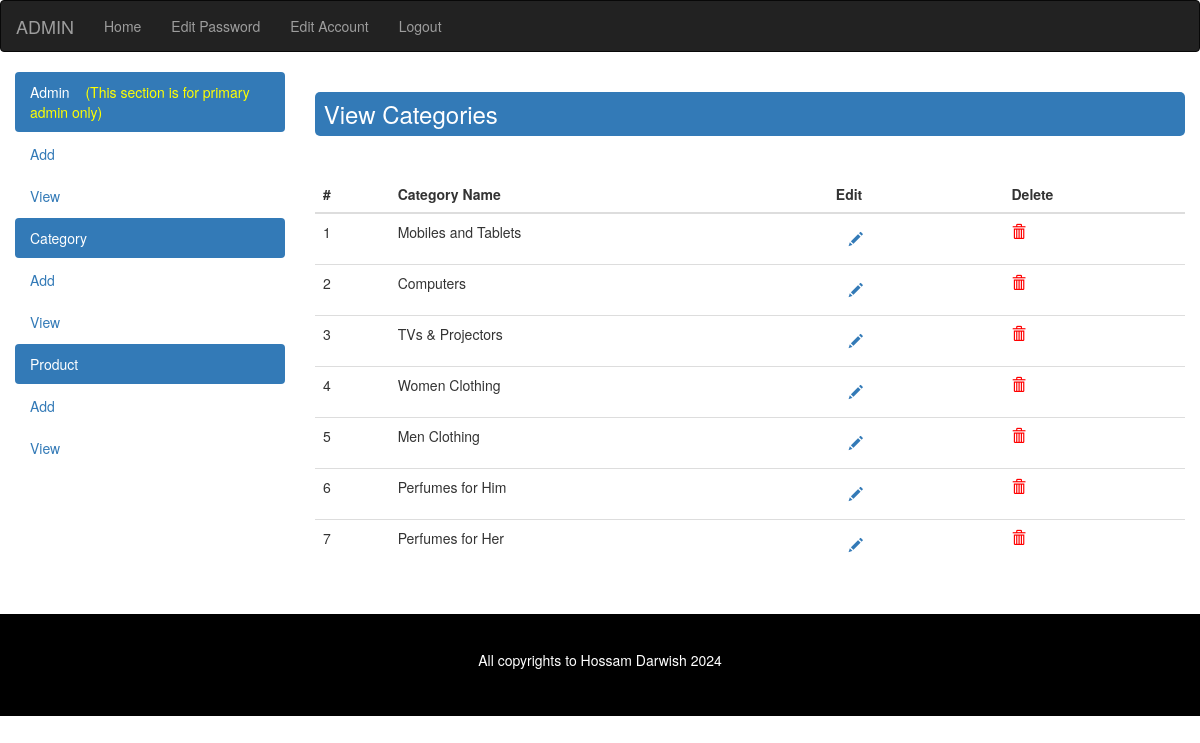
The page /admin/view_category.php (signed in) on the database as committed earlier.
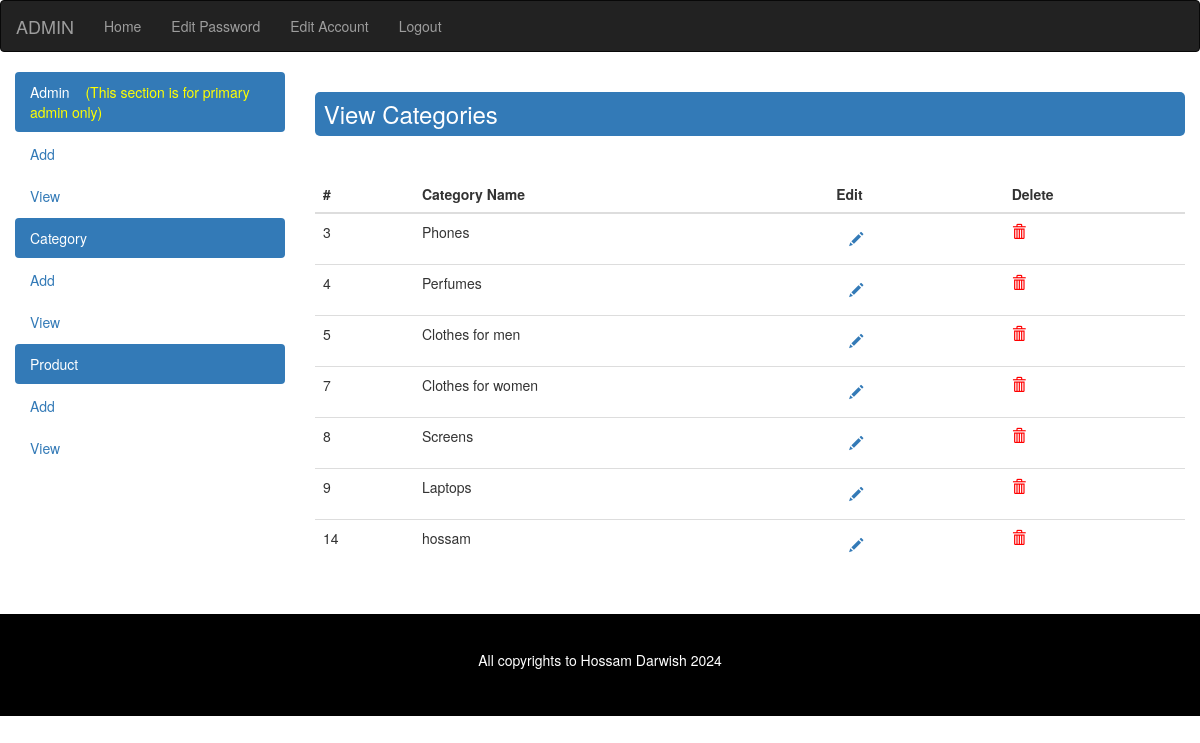
The same page on the database as committed later.
### tables this page shows
CREATE TABLE `category` (
  `category_id` int(2) NOT NULL,
  `category_name` varchar(20) NOT NULL
);

### framework/site_func.php (called while the page is built, shortened)
            <?php
    function get_page_name()
    {
        $page_url = $_SERVER['PHP_SELF'];
        $slash_pos = strrpos($page_url,"/");
        $page_name = substr($page_url,$slash_pos+1);
        return $page_name;
    }
?>

### admin/view_category.php (the view, shortened to what this page needs)
<?php
include_once("../framework/site_func.php");
if(isset($_SESSION['admin_login']))
{
    include_once("header.php");
    ?>
    <h3 class="bg-primary" style="padding: 1%;border-radius: 5px;margin-bottom: 40px;">
        View Categories
    </h3>
    <?php
    $sql = "SELECT * FROM category";
    $result = mysqli_query($con,$sql);
    if($result)
    {
        if(mysqli_num_rows($result)>0)
        {
            ?>
                <table class="table">
                    <thead>
                        <tr>
                            <th>#</th>
                            <th>Category Name</th>
                            <th>Edit</th>
                            <th>Delete</th>
                        </tr>
                    </thead>
                    <tbody>
                        <?php
                            $index = 1;
                            while($row=mysqli_fetch_array($result))
                            {
                                ?>
                                <tr>
                                    <td><?php echo $row['category_id']; ?></td>
                                    <td><?php echo $row['category_name']; ?></td>
                                  <td>
                                <button type="button" class="btn btn-link btnedit" data-toggle="modal" data-target="#myModal<?php echo $index;?>">
                                  <span class="glyphicon glyphicon-pencil"></span>
                                </button>
                                  </td>
                                    <td><a href="delete_category.php?category_id=<?php echo $row['category_id']; ?>"><span style="color:red;" class="glyphicon glyphicon-trash"></span></a></td>
                                </tr>
                                <?php
                                 $index++;
                            }
                        ?>
                    </tbody>
                </table>
            <?php
        }
        else
        {
            output_msg("f","There is no data");
            redirect(2,"add_category.php");
        }
    }
    else
    {
        output_msg("f","Error! SQL Error");
    }
    include_once("footer.php");
}
else
{
    include_once("login.php");
}
?>

### admin/header.php (shortened to what this page needs)
<!DOCTYPE html>
<html lang="en">
  <head>
    <link href="../css/bootstrap.min.css" rel="stylesheet">
  </head>
  <body>
    <nav class="navbar navbar-default navbar-inverse">
        <div class="container-fluid">
          <div class="navbar-header">
            <a class="navbar-brand" href="#"><?php echo strtoupper($_SESSION['admin_username']);  ?></a>
          </div>
          <div class="collapse navbar-collapse" id="bs-example-navbar-collapse-1">
            <ul class="nav navbar-nav">
              <li <?php if(get_page_name()=="index.php") echo "class='active'"; ?> ><a href="index.php">Home</a></li>
              <li <?php if(get_page_name()=="edit_password.php") echo "class='active'"; ?> ><a href="edit_password.php">Edit Password</a></li>
              <li <?php if(get_page_name()=="edit_account.php") echo "class='active'"; ?> ><a href="edit_account.php">Edit Account</a></li>
              <li <?php if(get_page_name()=="logout.php") echo "class='active'"; ?> ><a href="logout.php">Logout</a></li>
            </ul>
          </div>
        </div>
    </nav>
    <div class="container-fluid">
        <div class="row">
            <div class="col-md-3">
               <ul class="nav nav-pills nav-stacked">
                  <?php
                    if($_SESSION['admin_id']=="1")
                    {
                      ?>
                        <li class="active"><a href="#">Admin <span style="color: yellow; padding: 5%;">(This section is for primary admin only)</span></a></li>
                        <li><a href="add_admin.php">Add</a></li>
                        <li><a href="view_admin.php">View</a></li>
                      <?php
                    }
                  ?>
                    <li class="active"><a href="#">Category</a></li>
                    <li><a href="add_category.php">Add</a></li>
                    <li><a href="view_category.php">View</a></li>
                    <li class="active"><a href="#">Product</a></li>
                    <li><a href="add_product.php">Add</a></li>
                    <li><a href="view_product.php">View</a></li>
                  </ul>
            </div>
            <div class="col-md-9">

### admin/footer.php (shortened to what this page needs)
 </div>
        </div>
    </div>
    <div style="margin-top: 2%;text-align: center;padding: 3%;background: black;color: white;">
        <p>All copyrights to Hossam Darwish 2024</p>
    </div>
  </body>
</html>

Rows that differ between the two databases and show on the page:
removed category: category_id "1", category_name "Mobiles and Tablets"
removed category: category_id "2", category_name "Computers"
removed category: category_id "6", category_name "Perfumes for Him"
changed category id 3: category_name "TVs & Projectors" → "Phones"
changed category id 4: category_name "Women Clothing" → "Perfumes"
changed category id 5: category_name "Men Clothing" → "Clothes for men"
changed category id 7: category_name "Perfumes for Her" → "Clothes for women"
added category: category_id "8", category_name "Screens"
added category: category_id "9", category_name "Laptops"
added category: category_id "14", category_name "hossam"
